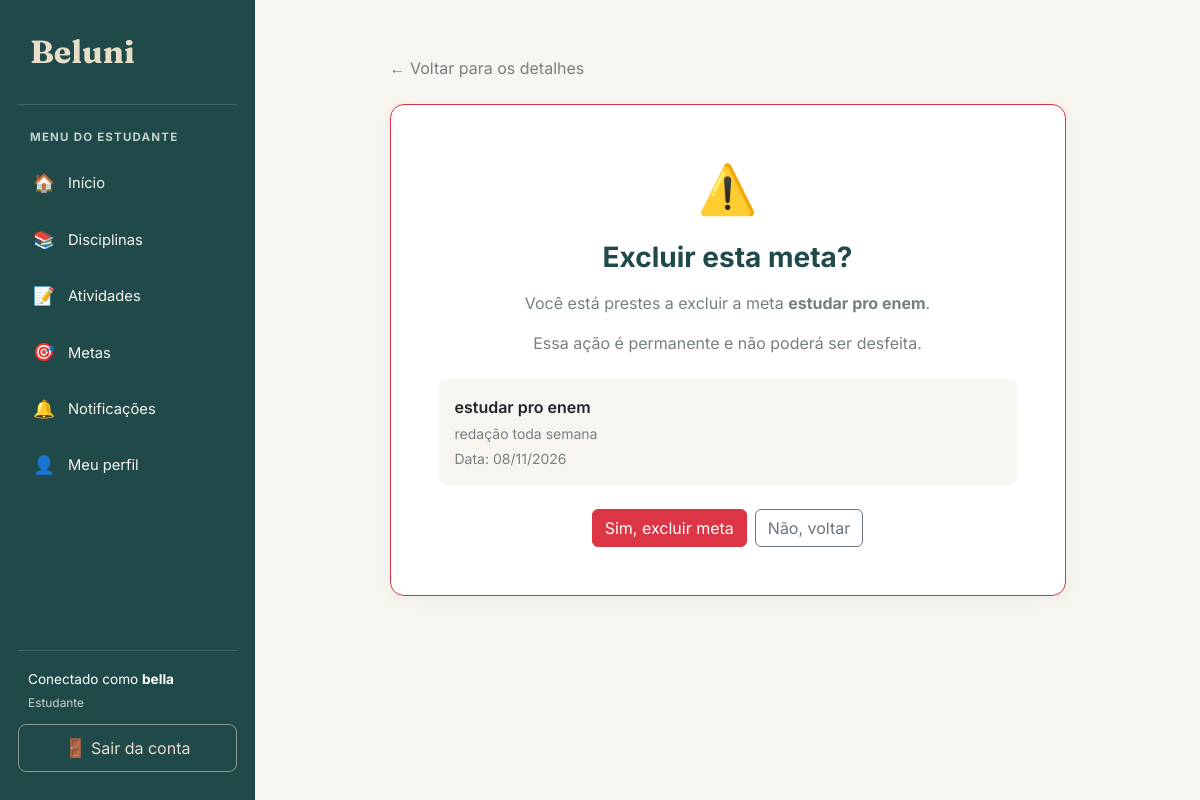
The page /metas/2/excluir/ (signed in) on the database its author committed.
### meta/models.py (models this page shows, shortened)
class Meta(models.Model):
    titulo = models.CharField(max_length=100)
    detalhamento = models.CharField(max_length=255)
    data = models.DateField()
    estudante = models.ForeignKey(
        Estudante,
        on_delete=models.CASCADE,
        related_name="metas"
    )
    concluida = models.BooleanField(default=False)

### meta/views.py (the view)
# urls.py: path('<int:id>/excluir/', views.excluir_meta, name='excluir_meta'),
@login_required
@permission_required('meta.delete_meta')
def excluir_meta(request, id):
    estudante = obter_estudante(request.user)
    meta = get_object_or_404(
        metas_do_estudante(estudante),
        id=id
    )
    if request.method == 'POST':
        meta.delete()
        return redirect('listar_metas')
    return render(
        request,
        'meta/excluir.html',
        {'meta': meta}
    )

### meta/views.py (called while the page is built)
def obter_estudante(usuario):
    return get_object_or_404(
        Estudante,
        pk=usuario.pk
    )

def metas_do_estudante(estudante):
    return Meta.objects.filter(
        estudante=estudante
    )

### meta/templates/meta/excluir.html (shortened to what this page needs)
{% extends 'base.html' %}
{% block conteudo %}
<div class="container py-4" style="max-width: 700px;">
    <div class="mb-4">
        <a href="{% url 'detalhar_meta' meta.id %}"
           class="text-decoration-none text-secondary">
            ← Voltar para os detalhes
        </a>
    </div>
    <div class="card border-danger">
        <div class="card-body p-4 p-md-5 text-center">
            <div class="mb-3" style="font-size: 3rem;">⚠️</div>
            <h1 class="h3 fw-bold mb-3" style="color: #20494A;">
                Excluir esta meta?
            </h1>
            <p class="text-secondary">
                Você está prestes a excluir a meta
                <strong>{{ meta.titulo }}</strong>.
            </p>
            <p class="text-secondary mb-4">
                Essa ação é permanente e não poderá ser desfeita.
            </p>
            <div class="p-3 rounded-3 text-start mb-4"
                 style="background-color: #F7F5EF;">
                <p class="fw-semibold mb-1">{{ meta.titulo }}</p>
                <p class="small text-secondary mb-1">
                    {{ meta.detalhamento }}
                </p>
                <p class="small text-secondary mb-0">
                    Data: {{ meta.data|date:"d/m/Y" }}
                </p>
            </div>
            <form method="post">
                <div class="d-flex flex-wrap justify-content-center gap-2">
                    <button type="submit" class="btn btn-danger">
                        Sim, excluir meta
                    </button>
                    <a href="{% url 'detalhar_meta' meta.id %}"
                       class="btn btn-outline-secondary">
                        Não, voltar
                    </a>
                </div>
            </form>
        </div>
    </div>
</div>
{% endblock %}

### templates/base.html (shortened to what this page needs)
{% load static %}
<!DOCTYPE html>
<html lang="pt-br">
<head>
    <link href="https://cdn.jsdelivr.net/npm/bootstrap@5.3.3/dist/css/bootstrap.min.css" rel="stylesheet">
</head>
<body>
    <aside class="sidebar" id="sidebar">
        <a class="sidebar-brand" href="{% url 'inicio' %}">
            Beluni
        </a>
        {% if request.user.is_authenticated %}
            {% if request.user.is_superuser or request.user.is_staff or request.session.is_admin or perms.estudante.change_estudante %}
                <div class="sidebar-label">
                    Menu do administrador
                </div>
                <ul class="sidebar-nav">
                    <li>
                        <a class="menu-link" href="{% url 'inicio' %}">
                            <span class="menu-icone">📊</span>
                            Painel administrativo
                        </a>
                    </li>
                    <li>
                        <a class="menu-link" href="{% url 'index' %}">
                            <span class="menu-icone">🌐</span>
                            Página pública
                        </a>
                    </li>
                    <li>
                        <a class="menu-link" href="{% url 'listar_estudantes' %}">
                            <span class="menu-icone">👥</span>
                            Gerenciar usuários
                        </a>
                    </li>
                </ul>
            {% else %}
                <div class="sidebar-label">
                    Menu do estudante
                </div>
                <ul class="sidebar-nav">
                    <li>
                        <a class="menu-link" href="{% url 'inicio' %}">
                            <span class="menu-icone">🏠</span>
                            Início
                        </a>
                    </li>
                    <li>
                        <a class="menu-link" href="{% url 'listar_disciplinas' %}">
                            <span class="menu-icone">📚</span>
                            Disciplinas
                        </a>
                    </li>
                    <li>
                        <a class="menu-link" href="{% url 'listar_atividades' %}">
                            <span class="menu-icone">📝</span>
                            Atividades
                        </a>
                    </li>
                    <li>
                        <a class="menu-link" href="{% url 'listar_metas' %}">
                            <span class="menu-icone">🎯</span>
                            Metas
                        </a>
                    </li>
                    <li>
                        <a class="menu-link" href="{% url 'notificacao:listar_notificacoes' %}">
                            <span class="menu-icone">🔔</span>
                            Notificações
                        </a>
                    </li>
                    <li>
                        <a class="menu-link" href="{% url 'meu_perfil' %}">
                            <span class="menu-icone">👤</span>
                            Meu perfil
                        </a>
                    </li>
                </ul>
            {% endif %}
            <div class="sidebar-rodape">
                <div class="usuario-info">
                    Conectado como
                    <strong>
                        {{ request.user.first_name|default:request.user.username }}
                    </strong>
                    {% if request.user.is_superuser or request.user.is_staff or request.session.is_admin or perms.estudante.change_estudante %}
                        <small>Administrador</small>
                    {% else %}
                        <small>Estudante</small>
                    {% endif %}
                </div>
                <a class="btn-sair" href="{% url 'logout_estudante' %}">
                    <span class="menu-icone">🚪</span>
                    Sair da conta
                </a>
            </div>
        {% endif %}
    </aside>
    <main class="main-content">
        <div class="conteudo">
            {% block conteudo %}
            {% endblock %}
        </div>
    </main>
</body>
</html>

### templates/base.html (style rules this page uses)
:root { --beluni-petroleo: #20494A; --beluni-petroleo-escuro: #173839; --beluni-areia: #E8DDC8; --beluni-fundo: #F7F5EF; --beluni-branco: #FFFFFF; --beluni-texto: #293B3B; --beluni-secundario: #758080; --beluni-borda: #E5E2D9; }
* { box-sizing: border-box; }
body { margin: 0; background-color: var(--beluni-fundo); color: var(--beluni-texto); font-family: 'Inter', sans-serif; }
.sidebar { position: fixed; top: 0; left: 0; bottom: 0; width: 255px; background-color: var(--beluni-petroleo); color: white; display: flex; flex-direction: column; padding: 28px 18px; overflow-y: auto; z-index: 1030; }
.sidebar-brand { display: block; color: var(--beluni-areia); text-decoration: none; font-family: 'Fraunces', serif; font-size: 2rem; font-weight: 700; padding: 0 12px 28px; border-bottom: 1px solid rgba(255,255,255,0.16); margin-bottom: 24px; }
.sidebar-label { color: #C1D2CC; font-size: 0.72rem; text-transform: uppercase; font-weight: 700; letter-spacing: 1.2px; padding: 0 12px; margin-bottom: 12px; }
.sidebar-nav { list-style: none; padding: 0; margin: 0; }
.sidebar-nav li { margin-bottom: 6px; }
.menu-link { display: flex; align-items: center; gap: 12px; color: #F7F5EF; text-decoration: none; padding: 12px 14px; border-radius: 9px; font-size: 0.92rem; transition: background-color 0.2s; }
.menu-icone { width: 24px; text-align: center; font-size: 1.1rem; }
.sidebar-rodape { margin-top: auto; padding-top: 24px; }
.usuario-info { border-top: 1px solid rgba(255,255,255,0.16); padding: 18px 10px 12px; color: white; font-size: 0.85rem; overflow-wrap: anywhere; }
.usuario-info small { display: block; color: #C1D2CC; margin-top: 4px; }
.btn-sair { display: block; text-align: center; text-decoration: none; color: var(--beluni-areia); border: 1px solid rgba(232,221,200,0.55); border-radius: 8px; padding: 10px; transition: background-color 0.2s; }
.main-content { margin-left: 255px; min-height: 100vh; padding: 32px; }
.conteudo { width: 100%; max-width: 1600px; margin: 0 auto; }
.card { background-color: white; border: 1px solid var(--beluni-borda); border-radius: 14px; box-shadow: 0 4px 14px rgba(32,73,74,0.05); }
.text-secondary { color: var(--beluni-secundario) !important; }

### rows shown on the page
Meta: titulo "estudar pro enem", detalhamento "redação toda semana", data "08/11/2026"

### other values the page prints
{{ request.user.first_name|default:request.user.username }} "bella"
